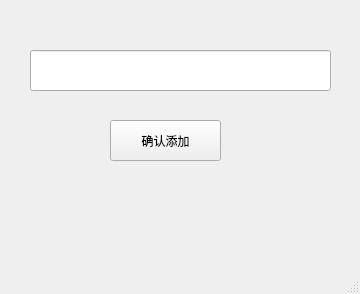
<?xml version="1.0" encoding="UTF-8"?>
<ui version="4.0">
 <class>wordAddWindow</class>
 <widget class="QMainWindow" name="wordAddWindow">
  <property name="geometry">
   <rect>
    <x>0</x>
    <y>0</y>
    <width>360</width>
    <height>294</height>
   </rect>
  </property>
  <property name="windowTitle">
   <string>MainWindow</string>
  </property>
  <widget class="QWidget" name="centralwidget">
   <widget class="QLineEdit" name="wordLine">
    <property name="geometry">
     <rect>
      <x>30</x>
      <y>50</y>
      <width>301</width>
      <height>41</height>
     </rect>
    </property>
   </widget>
   <widget class="QPushButton" name="confirmButton">
    <property name="geometry">
     <rect>
      <x>110</x>
      <y>120</y>
      <width>111</width>
      <height>41</height>
     </rect>
    </property>
    <property name="text">
     <string>确认添加</string>
    </property>
   </widget>
  </widget>
  <widget class="QMenuBar" name="menubar">
   <property name="geometry">
    <rect>
     <x>0</x>
     <y>0</y>
     <width>360</width>
     <height>23</height>
    </rect>
   </property>
  </widget>
  <widget class="QStatusBar" name="statusbar"/>
 </widget>
 <resources/>
 <connections/>
</ui>
